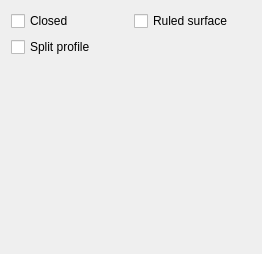
<?xml version="1.0" encoding="UTF-8"?>
<ui version="4.0">
 <class>PartDesignGui::TaskLoftParameters</class>
 <widget class="QWidget" name="PartDesignGui::TaskLoftParameters">
  <property name="geometry">
   <rect>
    <x>0</x>
    <y>0</y>
    <width>262</width>
    <height>254</height>
   </rect>
  </property>
  <property name="windowTitle">
   <string>Form</string>
  </property>
  <layout class="QVBoxLayout" name="verticalLayout_3">
   <item>
    <layout class="QHBoxLayout" name="horizontalLayout">
     <item>
      <widget class="QCheckBox" name="checkBoxClosed">
       <property name="text">
        <string>Closed</string>
       </property>
      </widget>
     </item>
     <item>
      <widget class="QCheckBox" name="checkBoxRuled">
       <property name="text">
        <string>Ruled surface</string>
       </property>
      </widget>
     </item>
    </layout>
   </item>
   <item>
    <widget class="QCheckBox" name="checkBoxSplitProfile">
     <property name="text">
      <string>Split profile</string>
     </property>
    </widget>
   </item>
   <item>
    <spacer name="verticalSpacer">
     <property name="orientation">
      <enum>Qt::Vertical</enum>
     </property>
     <property name="sizeHint" stdset="0">
      <size>
       <width>20</width>
       <height>40</height>
      </size>
     </property>
    </spacer>
   </item>
  </layout>
 </widget>
 <resources/>
 <connections/>
</ui>
